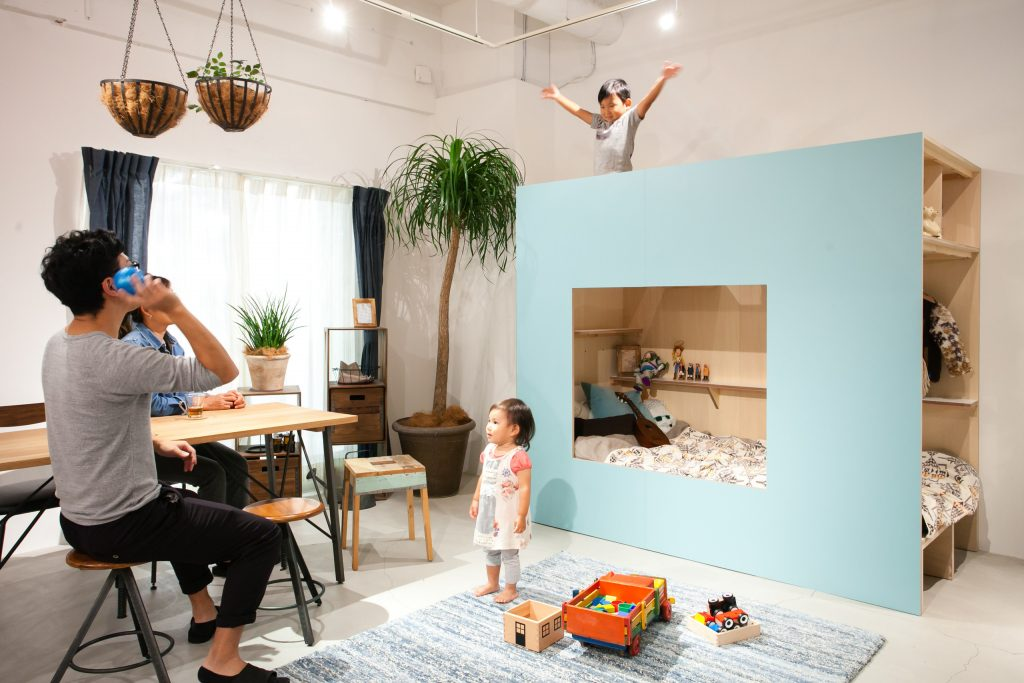
//> input picture data/indoor.jpg, 1024 x 683 px
$ ./i ../data/indoor.jpg   (built with g++ and OpenCV 4)
//> lines starting //> are read from the running program, lines starting //| are printed output that depends on the picture
#include <iostream>
#include <cstring>
#include <chrono>
#include <fstream>
#include <vector>
#include <opencv2/opencv.hpp>
#include <onnxruntime/core/session/onnxruntime_cxx_api.h>

#define ONNX_DEPTH_PATH "/workspace/weights/dpt_large_384.onnx"
#define ONNX_YOLO_PATH "/workspace/weights/yolov7Tiny_640_640.onnx"
#define IMG_PATH "/workspace/data/indoor.jpg"
#define W 384
#define H 384
//#include "utility.h"
//#include "depth_utility.h"


// [50 lines left out: functions draw_depth, verifyOutput, not called in this run]

bool BlobFromImage(cv::Mat& iImg, float* iBlob) {
    cv::Mat CHWImage;
    int channels = iImg.channels();
    int imgHeight = iImg.rows;
    int imgWidth = iImg.cols;

    cv::Mat channel_[3];
    cv::split(iImg, channel_);
    channel_[0] = (channel_[0] - 0.5) /0.5;
    channel_[1] = (channel_[1] - 0.5) /0.5;
    channel_[2] = (channel_[2] - 0.5) /0.5;
    cv::merge(channel_, 3, iImg);
    //cv::dnn::blobFromImage(iImg, CHWImage);
    //std::vector<float> chw_image(imgHeight * imgWidth * channels);

    std::cout << "total2 " << iImg.total() << std::endl;
    for (int c = 0; c < channels; c++){
        for (int h = 0; h < imgHeight; h++){
            for (int w = 0; w < imgWidth; w++){
              iBlob[c * imgWidth * imgHeight + h * imgWidth + w] = static_cast<float>(iImg.at<cv::Vec3b>(h, w)[c]/255.0);
            }
        }
    }
    return true;
}


int main(int argc, char* argv[])
{
    bool useCUDA{false};
    const char* useCUDAFlag = "--use_cuda";
    const char* useCPUFlag = "--use_cpu";
    if ((argc == 2) && (strcmp(argv[1], useCUDAFlag) == 0))
    {
        useCUDA = true;
        std::cout << "Inference Execution Provider: CUDA" << std::endl;
    }
    else if ((argc == 2) && (strcmp(argv[1], useCPUFlag) == 0))
    {
        useCUDA = false;
        std::cout << "Inference Execution Provider: CPU" << std::endl;
    }
    if (argc < 2) {
        std::cerr << "Usage: " << argv[0] << " <onnx_model_path>" << std::endl;
        return 1;
    }

    std::string onnx_model_path = ONNX_DEPTH_PATH;
    // Read input image
    cv::Mat img = cv::imread(IMG_PATH);
//> img is the input picture: 683 rows x 1024 cols, CV_8UC3; mean B, G, R 161.2, 172.4, 179.1
    if (img.empty()) {
        std::cerr << "Failed to read input image." << std::endl;
        return 1;
    }
    int inputHeight = img.rows;
//> inputHeight = 683
    int inputWidth = img.cols;
//> inputWidth = 1024

    cv::Mat processedImg;
    cv::cvtColor(img, img, cv::COLOR_BGR2RGB);
    cv::resize(img, processedImg, cv::Size(H, W), cv::InterpolationFlags::INTER_CUBIC);
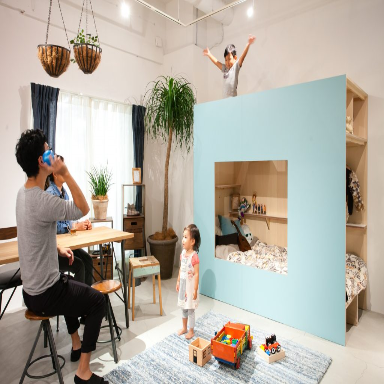
//> processedImg: 384 rows x 384 cols, CV_8UC3; mean R, G, B 179, 172.3, 161.1
    float* blob = new float[H * W *3];
    std::cerr << "total1 " << processedImg.total() << std::endl;
    BlobFromImage(processedImg, blob);
//> in BlobFromImage, `cv::split(iImg, channel_);`:
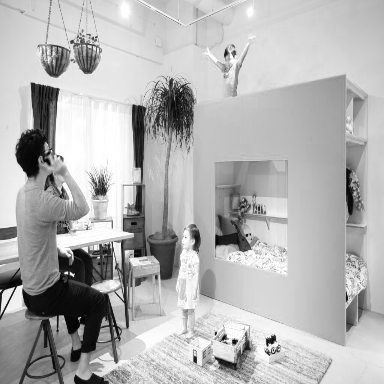
//> channel_[0]: 384 rows x 384 cols, CV_8UC1; min 0, max 255, mean 179
//> in BlobFromImage, `cv::split(iImg, channel_);`:
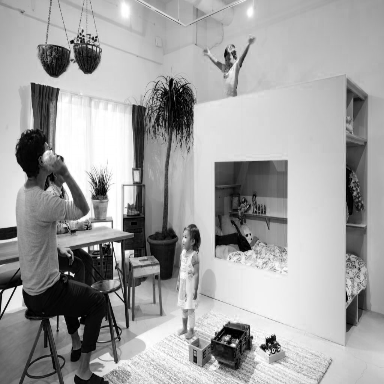
//> channel_[2]: 384 rows x 384 cols, CV_8UC1; min 0, max 255, mean 161.1
//> in BlobFromImage, `channel_[0] = (channel_[0] - 0.5) /0.5;`:
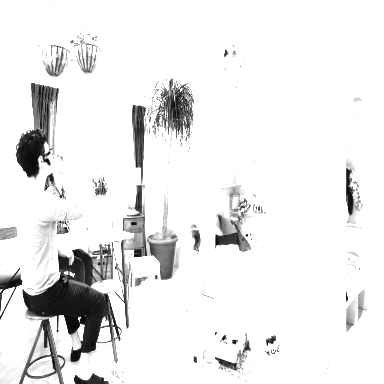
//> channel_[0]: 384 rows x 384 cols, CV_8UC1; min 0, max 255, mean 234.6
//> in BlobFromImage, `channel_[1] = (channel_[1] - 0.5) /0.5;`:
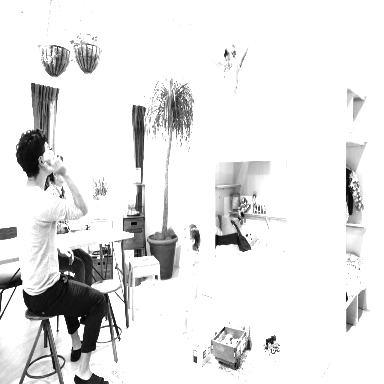
//> channel_[1]: 384 rows x 384 cols, CV_8UC1; min 1, max 255, mean 229.3
//> in BlobFromImage, `channel_[2] = (channel_[2] - 0.5) /0.5;`:
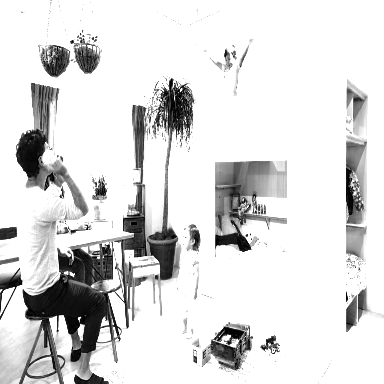
//> channel_[2]: 384 rows x 384 cols, CV_8UC1; min 0, max 255, mean 219.6
//> in BlobFromImage, `cv::merge(channel_, 3, iImg);`:
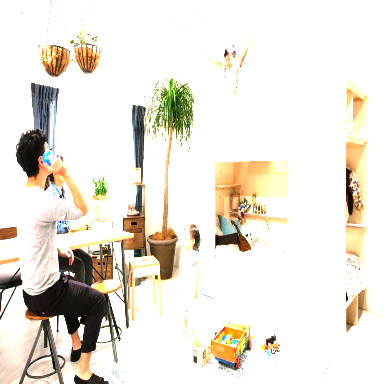
//> iImg: 384 rows x 384 cols, CV_8UC3; mean R, G, B 234.6, 229.3, 219.6
//| total2 147456

    // Ort session
    std::string modelFilepath{ONNX_DEPTH_PATH};

//> (the run ends here: the program needs code that is not available in this run, at `Ort::Env env = Ort::Env(ORT_LOGGING_LEVEL_WARNING, "Midas");`)
